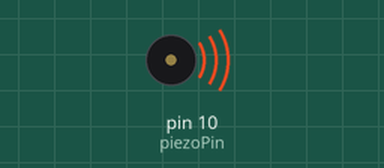
Bench run of a sketch on a simulated Arduino Nano, built with avr-gcc and run on an emulated ATmega328P. On the bench: buzzer (waves = sounding).

Above: at 0.2 s.
Timing chart, 0 to 4.6 s (numbered marks = the images above):
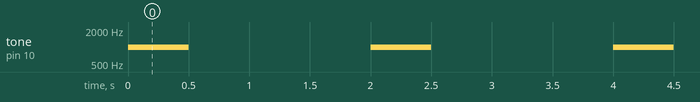

The sketch:

PlcLab_Sound.ino
```cpp
/******************************************************************
  Project name : Plc Lab - Piezo
  Author       : PLC-EXPERT
  Date Time    : 2019-01-02
  Description  : Piezo speaker example
  CPU BOARD    : Arduino NANO
  URL          : www.plc-expert.com
******************************************************************/

int piezoPin = 10;

void setup(){
}

void loop(){
  tone(piezoPin, 1000, 500);
  delay(2000);
}
```

Measured:
- by itself, tone on pin 10 (piezoPin): alternates 1000 Hz for 0.50 s and silent for 1.5 s
